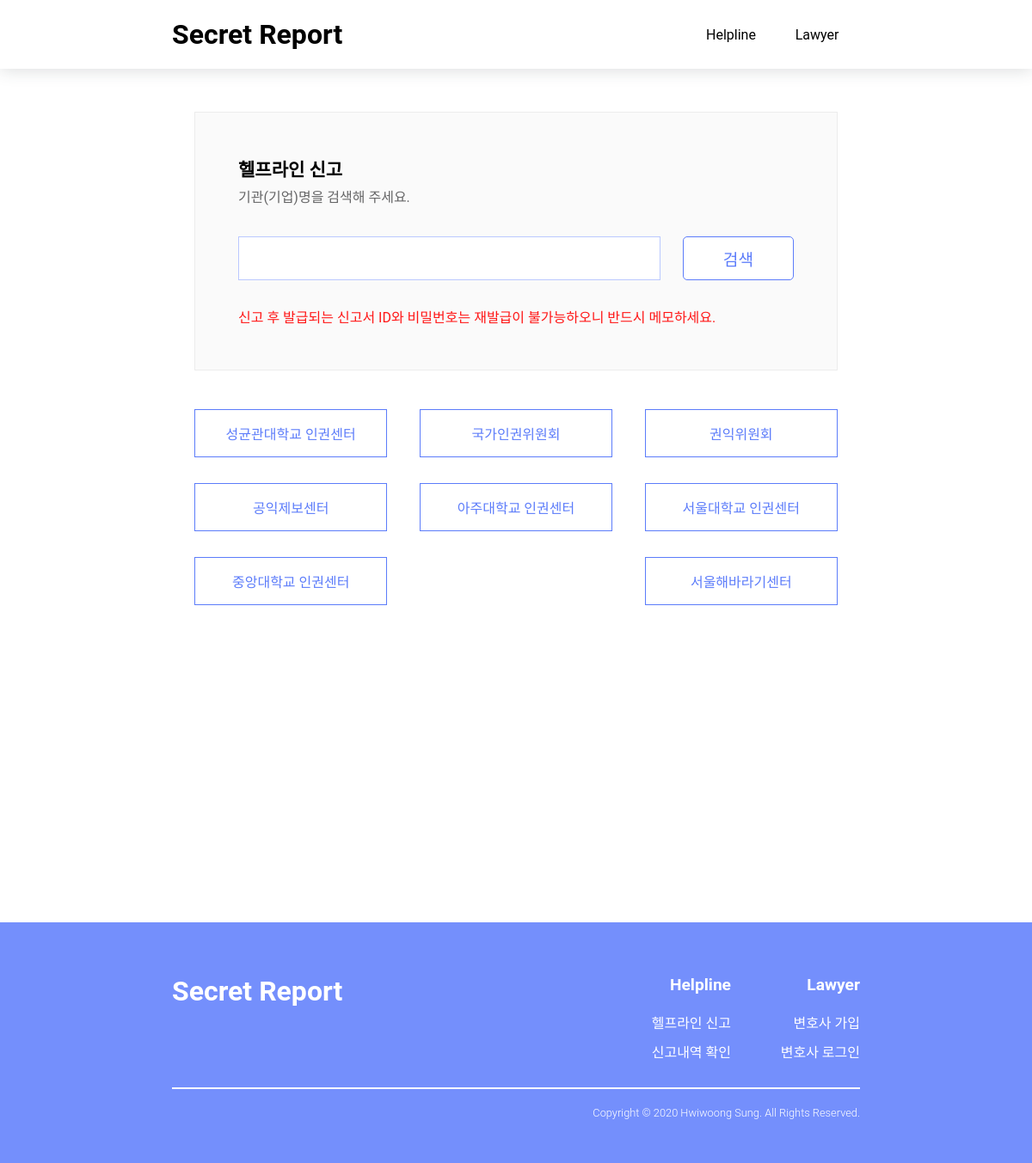
The app's page /helpline/report/search/ with its own data.
### helpline/models.py (models this page shows, shortened)
class Organization(models.Model):
    name = models.CharField(max_length=100, verbose_name='기관명')

### helpline/views/views.py (the view)
# urls.py: path('report/search/', views.report_search, name='report_search'),
def report_search(request):
    org = Organization.objects.all()
    search = request.GET.get('search', '')
    if search:
        org = org.filter(name__icontains=search).order_by('name')
    return render(request, 'helpline/report_search.html', {
        'org_list': org,
        'search': search,
    })

### helpline/templates/helpline/report_search.html (shortened to what this page needs)
{% extends 'core/layout.html' %}
{% load static %}
{% block style %}
  <link rel="stylesheet" href="{% static 'helpline/css/report_search.css' %}">
{% endblock %}
{% block content %}
  <div id="content">
    <div class="container">
      <div id="search_box">
        <div class="search_explanation">
          <div class="exp1">헬프라인 신고</div>
          <div class="exp2">기관(기업)명을 검색해 주세요.</div>
        </div>
        <form action="" method="get" id="search_form">
          <div class="search_input">
            <div id="search_search">
              <input type="text" name="search" value="{{ search }}">
            </div>
          </div>
          <input type="submit" value="검색" id="submit_button">
        </form>
        <div class="warning_message">
          신고 후 발급되는 신고서 ID와 비밀번호는 재발급이 불가능하오니 반드시 메모하세요.
        </div>
      </div>
      {% if org_list %}
        <div id="organization_list">
        {% for org in org_list %}
          <a class="organization" href="{% url 'helpline:report_new' org.pk %}">
            {{ org.name }}
          </a>
        {% endfor %}
        </div>
        <br><br><br><br><br><br><br><br><br><br><br><br><br><br><br><br>
      {% endif %}
    </div>
  </div>
{% endblock %}

### core/templates/core/layout.html (shortened to what this page needs)
{% load static %}
<!DOCTYPE html>
<html lang="en">
<head>
  <link rel="stylesheet" href="{% static 'core/css/layout.css' %}" type="text/css" />
  {% block style %} {% endblock %}
</head>
<body>
  <div id="header">
    <div class="container">
      <a href="{% url 'core:main' %}" class="header_left">
        <h1>Secret Report</h1>
      </a>
      <div class="header_right">
        <div class="menu_item">
          <span class="menu_text">Helpline</span>
        </div>
        <div class="menu_item">
          <span class="menu_text">Lawyer</span>
        </div>
      </div>
    </div>
  </div>
  {% block content %} {% endblock %}
  <div id="footer">
    <div class="container">
      <div class="footer_top">
        <div class="footer_left">
          <h1>Secret Report</h1>
        </div>
        <div class="footer_right">
          <div class="footer_menu">
            <div class="footer_menu_item">Helpline</div>
            <div class="footer_menu_item"><a href="{% url 'helpline:report' %}">헬프라인 신고</a></div>
            <div class="footer_menu_item"><a href="{% url 'helpline:report_result' %}">신고내역 확인</a></div>
          </div>
          <div class="footer_menu">
            <div class="footer_menu_item">Lawyer</div>
            {% if user.lawyer.rank > 0 %}
            <div class="footer_menu_item"><a href="{% url 'lawyerAccount:mypage' user.lawyer.id %}">변호사 페이지</a></div>
            <div class="footer_menu_item"><a href="{% url 'lawyerAccount:logout' %}">로그아웃</a></div>
            {% else %}
            <div class="footer_menu_item"><a href="{% url 'lawyerAccount:signup' %}">변호사 가입</a></div>
            <div class="footer_menu_item"><a href="{% url 'lawyerAccount:login' %}">변호사 로그인</a></div>
            {% endif %}
          </div>
        </div>
      </div>
      <div class="footer_bottom">
        Copyright © 2020 Hwiwoong Sung. All Rights Reserved.
      </div>
    </div>
  </div>
</body>
</html>

### core/static/core/css/layout.css (style rules this page uses)
* { margin: 0; padding: 0; box-sizing: border-box; font-family: 'Roboto', sans-serif; }
h1, h2, h3, h4, h5, h6, p { margin: 0; padding: 0; }
a { text-decoration: none; color: inherit; }
.container { width: 800px; height: inherit; margin: 0 auto; display: flex; justify-content: space-between; align-items: center; position: relative; z-index: 50; }
#header { height: 80px; color: black; border-bottom: rgba(255, 255, 255, 0.9) .1px solid; box-shadow: 0 0 20px rgba(52, 58, 64, 0.2); background: white; position: sticky; top: 0; left: 0; width: 100%; z-index: 100; transition: all 0.2s ease-out 0s; }
.header_left { display: flex; justify-content: center; }
.header_right { display: flex; height: inherit; }
.menu_item { width: 100px; height: inherit; display: flex; align-items: center; justify-content: center; position: relative; }
.menu_text { transition: 0.1s color; }
#footer { height: 280px; background: #748ffc; color: white; bottom: 0px; position: inherit; width: 100% }
#footer .container { flex-direction: column; justify-content: center; }
.footer_top { width: 100%; border-bottom: 2px solid white; padding: 30px 0; display: flex; justify-content: space-between; }
.footer_right { display: flex; align-items: flex-start; }
.footer_menu { width: 150px; }
.footer_menu_item { font-size: 1rem; font-weight: 400; text-align: right; }
.footer_menu_item+.footer_menu_item { margin-top: 10px; }
.footer_menu .footer_menu_item:first-child { font-size: 1.2rem; font-weight: 600; margin-bottom: 20px; }
.footer_menu_item a { transition: 0.2s color; }
.footer_bottom { width: 100%; text-align: right; font-weight: 300; font-size: 0.8rem; padding: 20px 0; }

### helpline/static/helpline/css/report_search.css (style rules this page uses)
#content { width: 800px; margin: 50px auto; position: relative; z-index: 5; }
#content .container { flex-direction: column; align-items: flex-start; }
#search_box { width: 748px; margin: 0 auto 30px; background-color:#FAFAFA; border: 0.5px solid #ECECEC; padding: 50px; }
.search_explanation { margin: 0 auto; }
.exp1 { font-size: 21px; font-weight: bolder; margin-bottom: 5px; }
.exp2 { font-size: 16px; margin-bottom: 35px; color: #656566; }
#search_form { display: flex; justify-content: center; }
.search_input { width: 80%; }
#search_search { width: 100%; display: flex; }
#search_search > input { width: 95%; outline: none; padding: 15px 20px; font-size: 1rem; font-weight: 300; border: 1px solid #bac8ff; transition: 0.1s border-color; background: white !important; }
#submit_button { width: 20%; outline: none; font-size: 1.2rem; font-weight: 500; border: 1.5px solid #5c7cfa; background: white; color: #5c7cfa; border-radius: 5px; cursor: pointer; transition: 0.2s all; display: flex; justify-content: center; align-items: center; }
.warning_message { color: #ff1616; margin-top: 30px; }
#organization_list { width: 748px; margin: 0 auto; display: flex; justify-content: space-between; align-items: center; flex-wrap: wrap; }
.organization { width: 30%; text-align: center; padding: 15px; margin: 15px 0; border: 1.5px solid #5c7cfa; background: white; color: #5c7cfa; cursor: pointer; transition: 0.2s all; }

### records on screen
Organization: name "성균관대학교 인권센터"
Organization: name "국가인권위원회"
Organization: name "권익위원회"
Organization: name "공익제보센터"
Organization: name "아주대학교 인권센터"
Organization: name "서울대학교 인권센터"
Organization: name "중앙대학교 인권센터"
Organization: name "서울해바라기센터"
